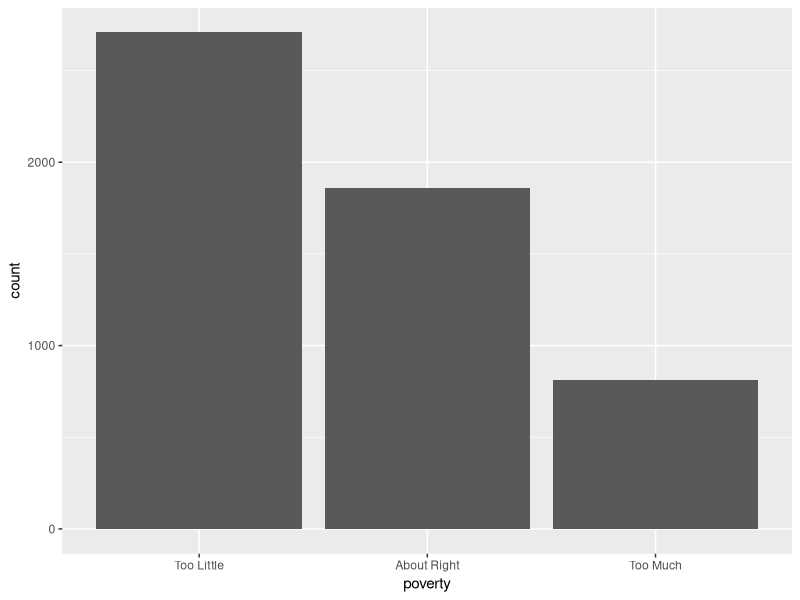
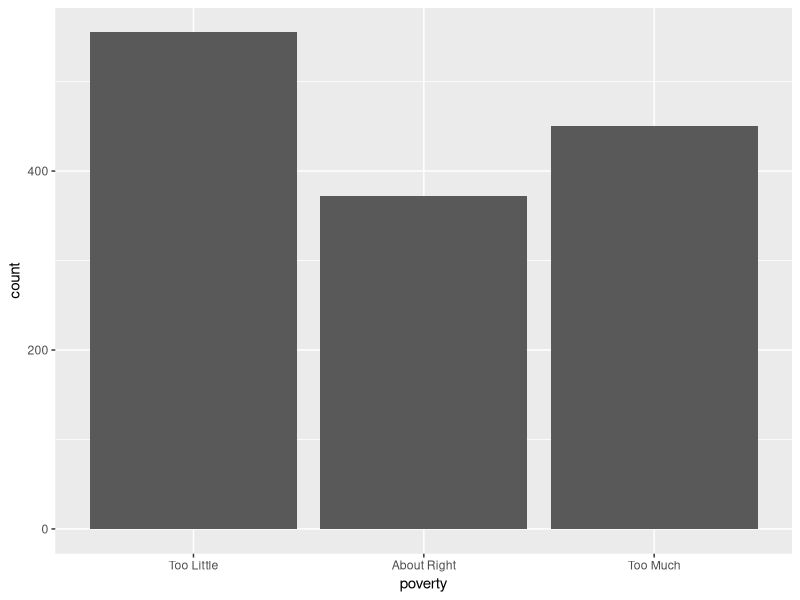
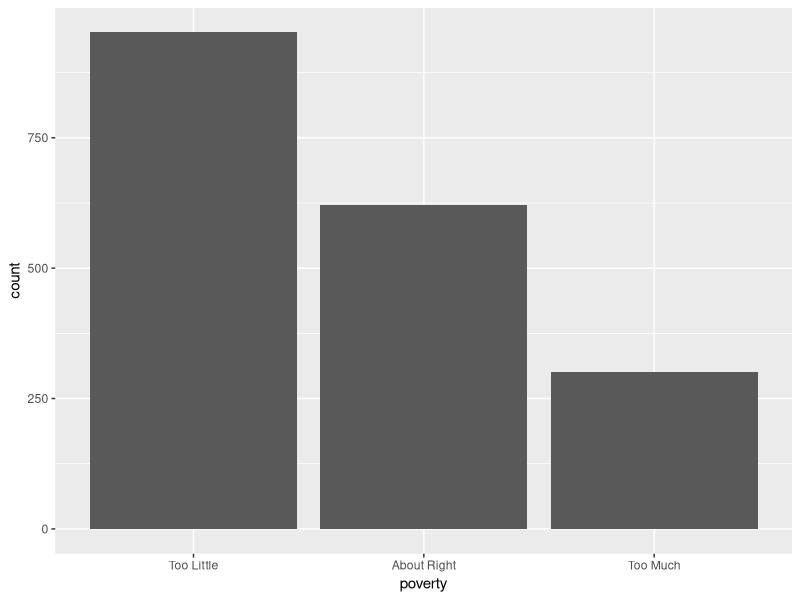
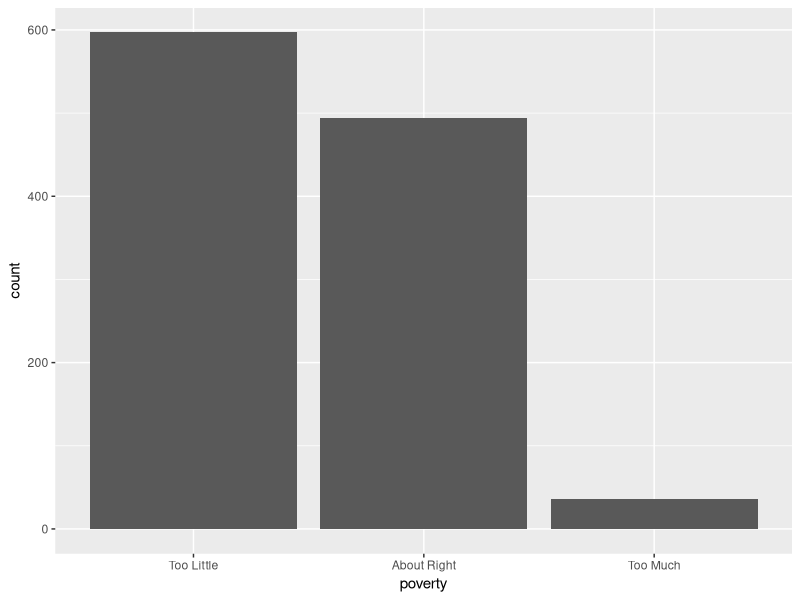
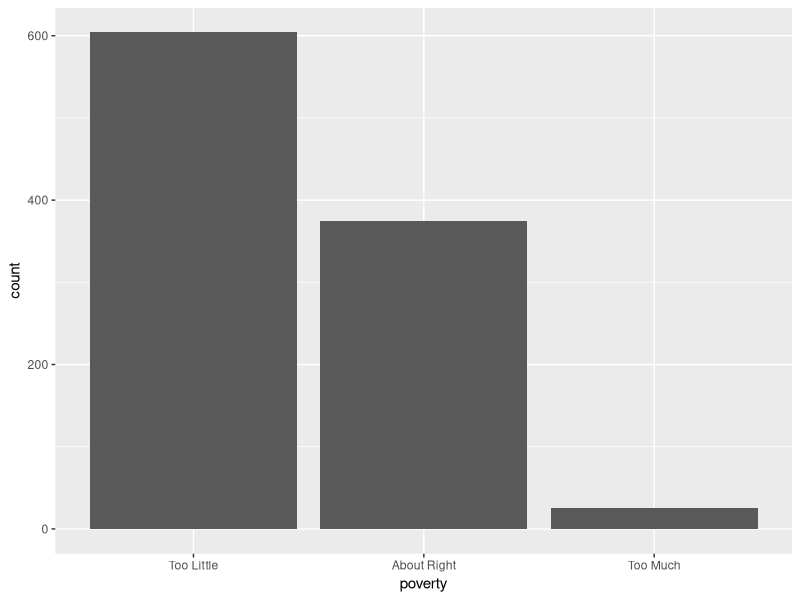
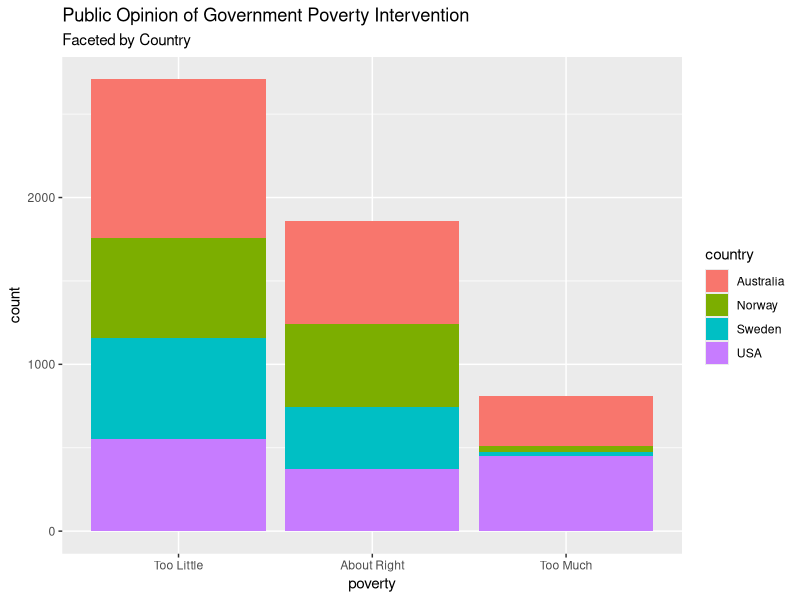

Write R code to recreate these figures, in order.
## ---- chunk 1
library(tidyverse) 
library(ggplot2)
library(carData)
data("WVS")
## ---- chunk 2
view(WVS)
nrow(WVS)
ncol(WVS)
## ---- chunk 3
WVS %>%
  ggplot(data = WVS, mapping = aes(x = poverty)) +
  geom_bar()
## ---- chunk 4
WVS_US <- WVS %>%
  filter(country == "USA")
## ---- chunk 5
  ggplot(data = WVS_US, mapping = aes(x = poverty)) +
  geom_bar()
## ---- chunk 6
WVS_AU <- WVS %>%
  filter(country == "Australia")
nrow(WVS_AU)
ncol(WVS_AU)
## ---- chunk 7
  ggplot(data = WVS_AU, mapping = aes(x = poverty)) +
  geom_bar()
## ---- chunk 8
WVS_NO <- WVS %>%
  filter(country == "Norway")
nrow(WVS_NO)
ncol(WVS_NO)
## ---- chunk 9
  ggplot(data = WVS_NO, mapping = aes(x = poverty)) +
  geom_bar()
## ---- chunk 10
WVS_SW <- WVS %>%
  filter(country == "Sweden")
nrow(WVS_SW)
ncol(WVS_SW)
## ---- chunk 11
  ggplot(data = WVS_SW, mapping = aes(x = poverty)) +
  geom_bar()
## ---- chunk 12
  ggplot(data = WVS, mapping = aes(x = poverty, fill = country)) +
  geom_bar() +
  labs(title = "Public Opinion of Government Poverty Intervention", 
       subtitle = "Faceted by Country")
